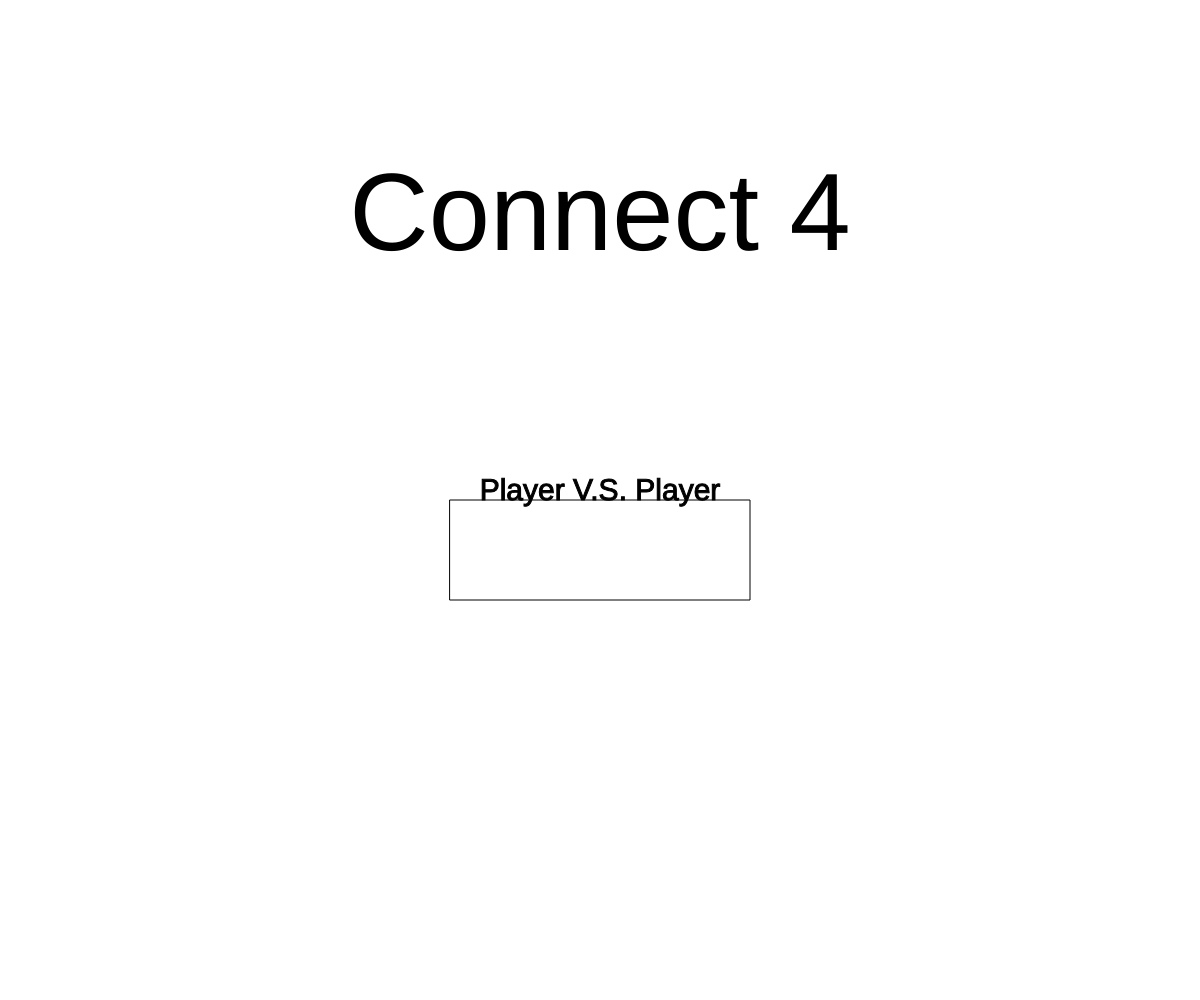
Frame 1 (no input)
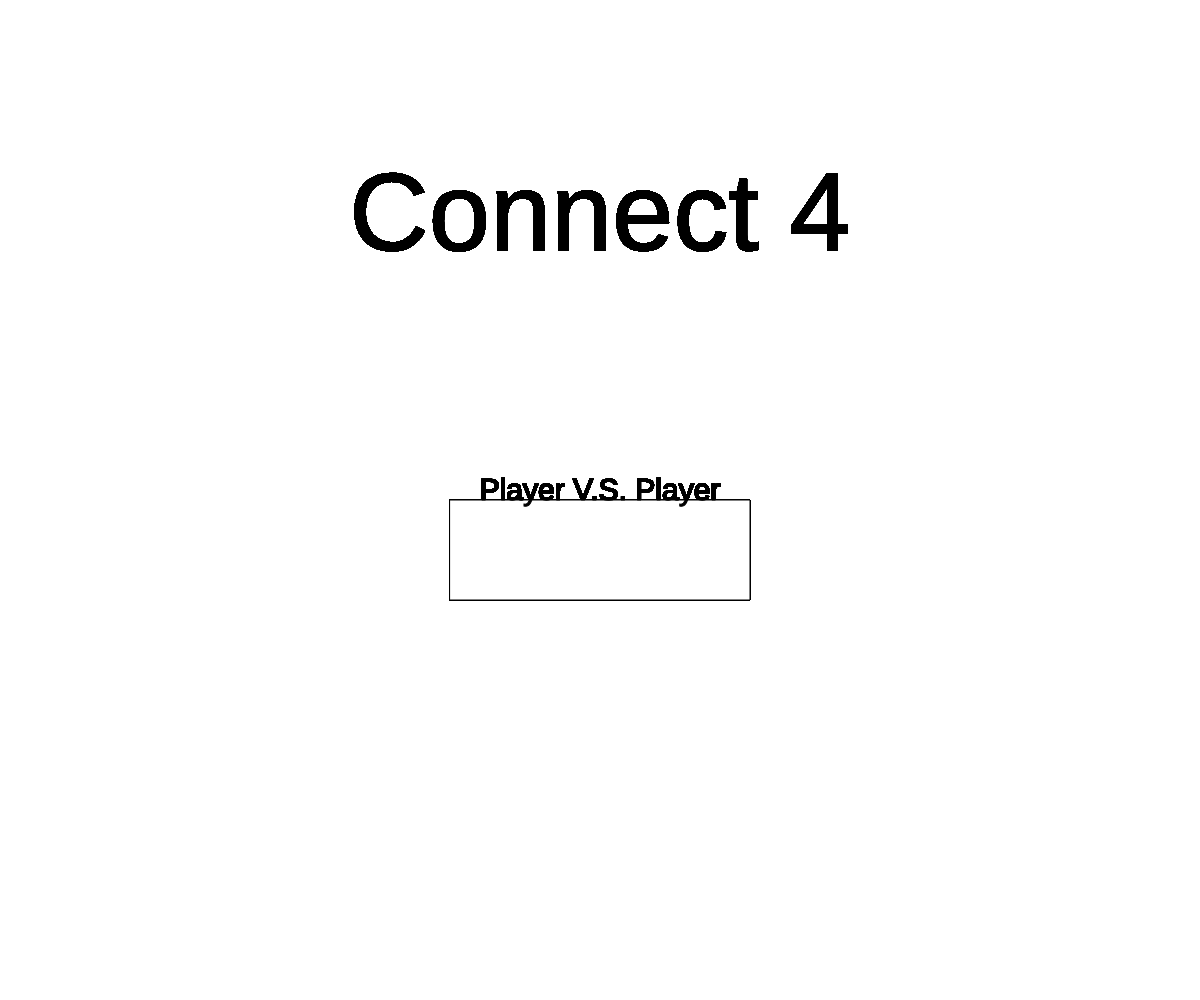
Frame 60 (no input)
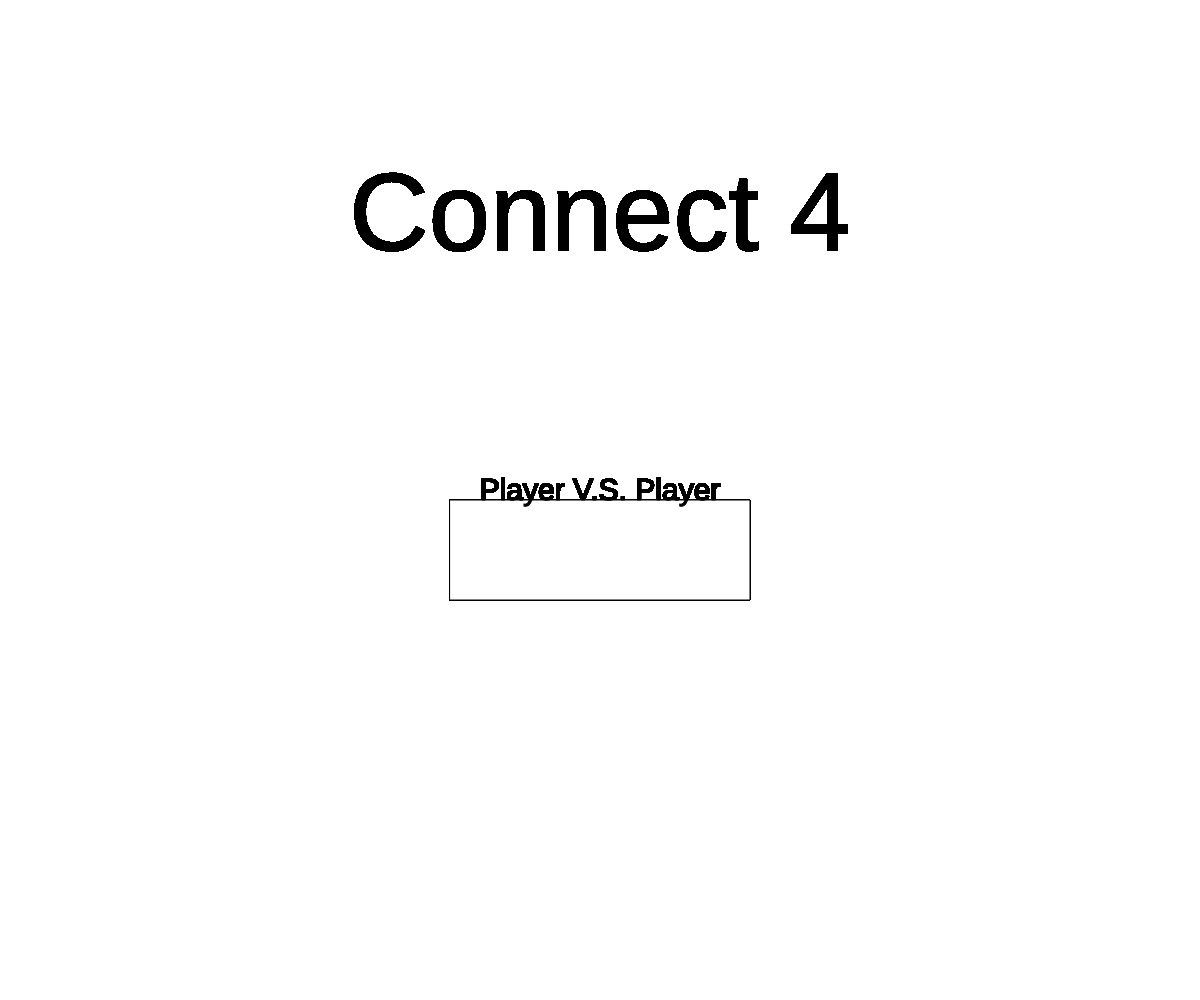
Frame 120 (the mouse pressed at the canvas centre since frame 60)

The p5.js sketch that drew these frames (run headless with seeded random() and noise() and a simulated clock; from frame 60 on, the mouse is pressed at the canvas centre):

// p5.js sketch
// ── sketch.js
// Basic Connect 4
// Angelina Zhu
// Nov 8, 2024
//
// Extra for Experts:
// - describe what you did to take this project "above and beyond"

const NUM_OF_COLS = 7;    //Maybe change it later to adjust + fill the screen
const NUM_OF_ROWS = 6;
let squareSize;     // Maybe change name later
let grid;
let turn = 0;
let playerTurn = 0;

let screenState = "start";

let buttonProperties = {
  width: 300, 
  height: 100,
};

function setup() {
  createCanvas(windowWidth, windowHeight);
  squareSize = Math.floor(height/NUM_OF_ROWS);
  grid = generateGrid(NUM_OF_COLS, NUM_OF_ROWS);

  noStroke();
}

function draw() {
  if (screenState === "start") {
    displayStartScreen();
  }
  else if (screenState === "player-player") {
    background(100);

    // playerVsPlayer();
    displayBoard();
    // checkWin();
  }
  else if (screenState === "player-comp") {     //Hopefully? Eventually?
    background(120);

    displayBoard();
    // checkWin();
  }
}

function generateGrid(cols, rows) {
  let newGrid = [];
  
  for (let x = 0; x < cols; x ++) {
    newGrid.push([]);
    for (let y = 0; y < rows; y ++) {
      newGrid[x].push(chipProperties(x, y));
    }
  }
  
  return newGrid;
}

function displayStartScreen() {
  fill(0);
  textAlign(CENTER);
  textSize(110);
  text("Connect 4", width/2, height/4);      // Wait what if Enha themed- (cuz 1, 2, connect-)

  fill(255);
  stroke(0);
  rect(width/2 - buttonProperties.width/2, height/2, buttonProperties.width, buttonProperties.height);

  fill(0);
  textSize(30);
  text("Player V.S. Player", width/2, height/2);

  // if (keyIsPressed) {
  //   screenState = "player-player";
  // }
}

function displayBoard() {
  for (let x = 0; x < NUM_OF_COLS; x ++) {
    for (let y = 0; y < NUM_OF_ROWS; y ++) {
      fill(grid[x][y].colour);
      circle(x * squareSize + squareSize/2, y * squareSize + squareSize/2, grid[x][y].diameter);
    }
  }
}

function mouseClicked() {
  if (screenState === "player-player") {
    let x = Math.floor(mouseX/squareSize);
  
    if (playerTurn % 2 === 0) {
      for (let y = NUM_OF_ROWS - 1; y >= 0; y --) {
        if (grid[x][y].state !== "filled") {
          grid[x][y].colour = "red";
          playerTurn ++;    // May be better way to do this without putting it twice
          break;
        }
      }
      // May have to consider case where all are filled (maybe doesn't need additional statement tho)
    }
    else if (playerTurn % 2 === 1) {
      for (let y = NUM_OF_ROWS - 1; y >= 0; y --) {
        if (grid[x][y].state === "empty") {
          grid[x][y].colour = "blue";
          playerTurn ++;
          break;
        }
      }
    }
    
    // Update grid
    for (let x = 0; x < NUM_OF_COLS; x ++) {
      for (let y = 0; y < NUM_OF_ROWS; y ++) {
        if (grid[x][y].colour !== 255) {
          grid[x][y].state = "filled";
        }
      }
    }
  }
}

function checkWin() {
  let win = "false";
  let winColour;

  for (let x = 0; x < NUM_OF_COLS; x ++) {
    for (let y = 0; y < NUM_OF_ROWS; y ++) {
      // Check vertical
      if (grid[x][y+4] < NUM_OF_ROWS) {
        if (grid[x][y].state === "filled" && grid[x][y+1].state === "filled" && grid[x][y+2].state === "filled" && grid[x][y+3].state === "filled" && grid[x][y+4].state === "filled") {
          winColour = grid[x][y].colour;
          win = true;
        }
      }

      // Check horizontal 
      if (grid[x+4][y] < NUM_OF_COLS) {
        if (grid[x][y].state === "filled" && grid[x+1][y].state === "filled" && grid[x+2][y].state === "filled" && grid[x+3][y].state === "filled" && grid[x+4][y].state === "filled") {
          winColour = grid[x][y].colour;
          win = true;
        } 
      }

      // Check diagonal
      if (grid[x+4][y+4] < NUM_OF_COLS) {
        if (grid[x][y].state === "filled" && grid[x+1][y+1].state === "filled" && grid[x+2][y+2].state === "filled" && grid[x+3][y+3].state === "filled" && grid[x+4][y+4].state === "filled") {
          winColour = grid[x][y].colour;
          win = true;
        } 
      }
    }
  }

  if (win === true) {
    announceWinner(winColour);
  }
}

function announceWinner(winColour) {
  text("__ won!");      // Insert variable?
  // Buttons to play again or back to start
}

function chipProperties(x, y) {
  let chip = {
    x: x, 
    y: y,
    diameter: squareSize - 25, 
    colour: 255,
    state: "empty",
  };
  return chip;
}
